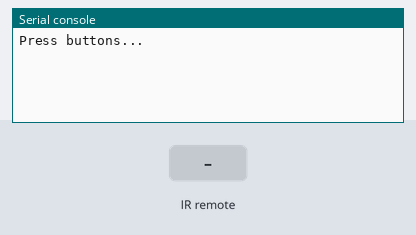
This program was run on a simulated Raspberry Pi Pico running MicroPython. On the bench: the last lines printed to the serial console. Inputs (shaded band) come from the test bench.

Above: at 1.2 s.
1.3 s: infrared code 0x45 received
At 1.8 s:
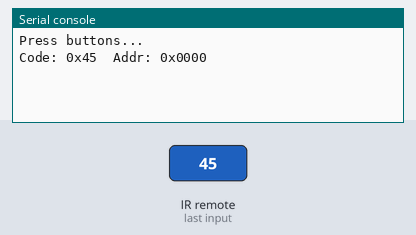
2.8 s: infrared code 0x0C received
At 4.2 s:
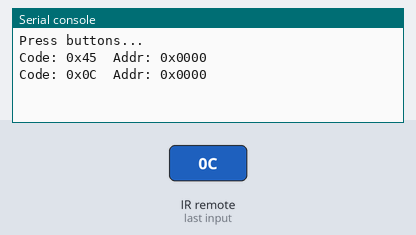

Measured:
- after the input at 1.3 s, the serial console: prints a new line after 0.08 s (image 1)
- after the input at 2.8 s, the serial console: prints a new line after 0.08 s (image 2)

The program:

example.py
```python
# MicroPython example for RP2040 (Pico) using the micropython-ir library to decode NEC-format IR messages and print the received code and address via a callback.
#
# Buy this module: https://shillehtek.com/products/hx1838-infrared-ir-wireless-remote-control-module-kit-with-battery
# Full manual: https://shillehtek.com/blogs/shillehtek-product-manuals/hx1838-infrared-ir-wireless-remote-control-module-kit-with-battery-manual
# More examples: https://github.com/shillehbean/shillehtek-examples
#

# IR receiver on Pico - MicroPython
# Use the micropython-ir library by peterhinch
# https://github.com/peterhinch/micropython_ir

from machine import Pin
from ir_rx.nec import NEC_8

def callback(data, addr, ctrl):
    if data > 0:
        print('Code: 0x{:02X}  Addr: 0x{:04X}'.format(data, addr))

ir = NEC_8(Pin(15, Pin.IN), callback)
print("Press buttons...")
while True:
    pass
```
